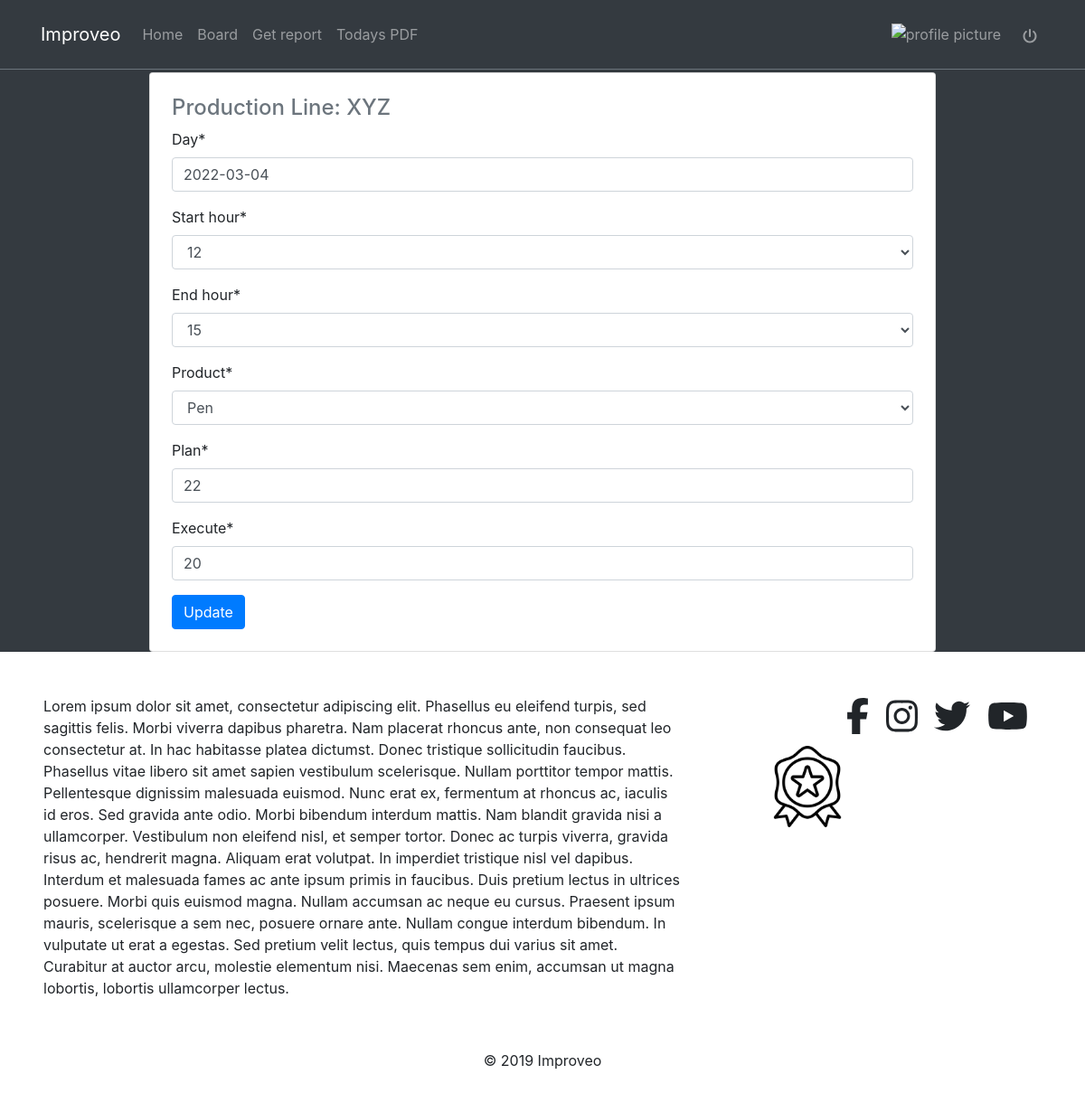
Before: /reports/1/4/update/ (signed in) with the older database file.
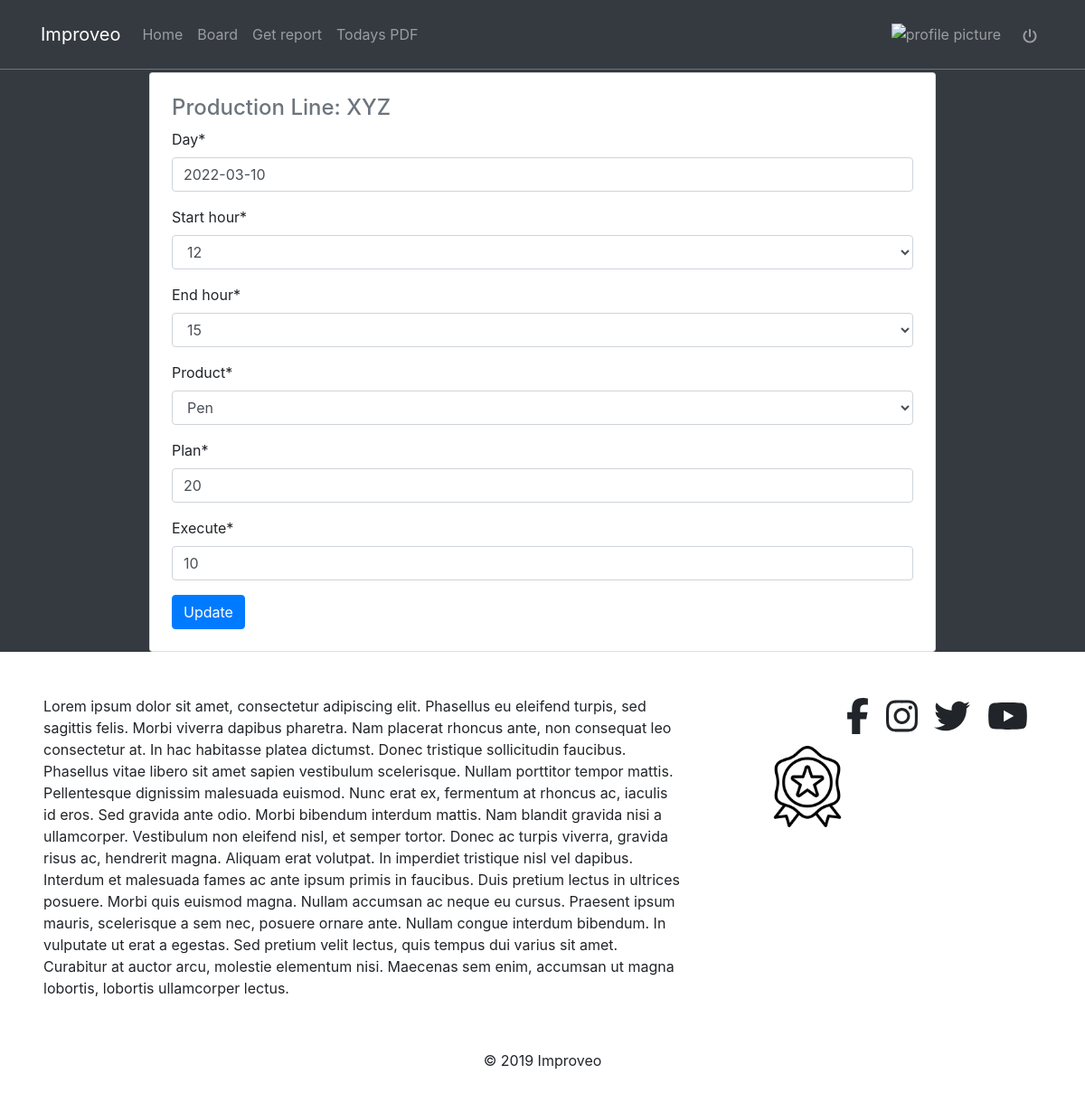
After: the same page with the newer database file.
### reports/models.py (models this page shows, shortened)
class Report(models.Model):
    day = models.DateField(default=timezone.now)
    start_hour = models.CharField(max_length=2,choices=hours)#yeni bu isi bu saat araliginda gormlelisen kimi
    end_hour = models.CharField(max_length=2,choices=hours)#
    user = models.ForeignKey(User,on_delete=models.CASCADE)
    product = models.ForeignKey(Product,on_delete=models.CASCADE)
    plan = models.PositiveSmallIntegerField() #plan yeni planama yeni meselen 200 dene mal gelmelidir
    execute = models.PositiveBigIntegerField() #execute etmek yeni icra etmek reportu,execute ise meselen 200 mal gelmelidir amma biz 180 getirmirik hazir elemisik yeni
    production_line = models.ForeignKey(ProductionLine,on_delete=models.CASCADE) #yeni harda emal olundugunu gosteren yer
    updated = models.DateTimeField(auto_now=True)
    created = models.DateTimeField(auto_now_add=True)
    objects = ReportManager()
    class Meta:
        ordering = ['-created']

### areas/models.py (models this page shows)
class ProductionLine(models.Model):#yeni burani firma adi kimide dusunmek olar
    name = models.CharField(max_length=120)
    team_leader = models.ForeignKey(Profile,on_delete=models.CASCADE)
    products = models.ManyToManyField(Product)
    def __str__(self):
        return str(self.name)

### reports/views.py (the view, shortened to what this page needs)
# urls.py: path('reports/<str:production_line>/<pk>/update/',ReportUpdatView.as_view(),name='reportUpdatView'),
class ReportUpdatView(LoginRequiredMixin,UpdateView):
    model = Report
    form_class = ReportForm
    context_object_name = 'updateReport'
    template_name = 'reports/update.html'

### reports/forms.py
class ReportForm(forms.ModelForm):#modelForm yazilmasindaki sebeb databasedi table cekib bura getireciyik
    class Meta:
        model = Report
        exclude = ['user','production_line']
    def __init__(self,*args,**kwargs):
        production_line = kwargs.pop('production_line',None)
        super().__init__(*args,**kwargs)
        if production_line is not None:
            line = get_object_or_404(ProductionLine,name=production_line)
            self.fields['product'].queryset = line.products.all()

### products/models.py (called while the page is built)
    def __str__(self):
        return str(self.name)

### reports/models.py (called while the page is built)
    def get_queryset(self):
        return ReportQueryset(self.model,using=self._db)

### reports/templates/reports/update.html (shortened to what this page needs)
{% extends "base.html" %}
{% load static %}
{% load crispy_forms_tags %}
{% block content %}
    <div class="col-9 mx-auto">
        <div class="card p-4">
            <div class="text-muted mb-2 h4">
                Production Line: {{updateReport.production_line}}
            </div>
            <form action="" method="POST">
                {{form|crispy}}
                <button type="submit" class="btn btn-primary">Update</button>
            </form>
        </div>
    </div>
{% endblock content %}

Changed rows visible on the page:
changed Report "Pen": day "2022-03-04" → "2022-03-10"; plan "22" → "20"; execute "20" → "10"
